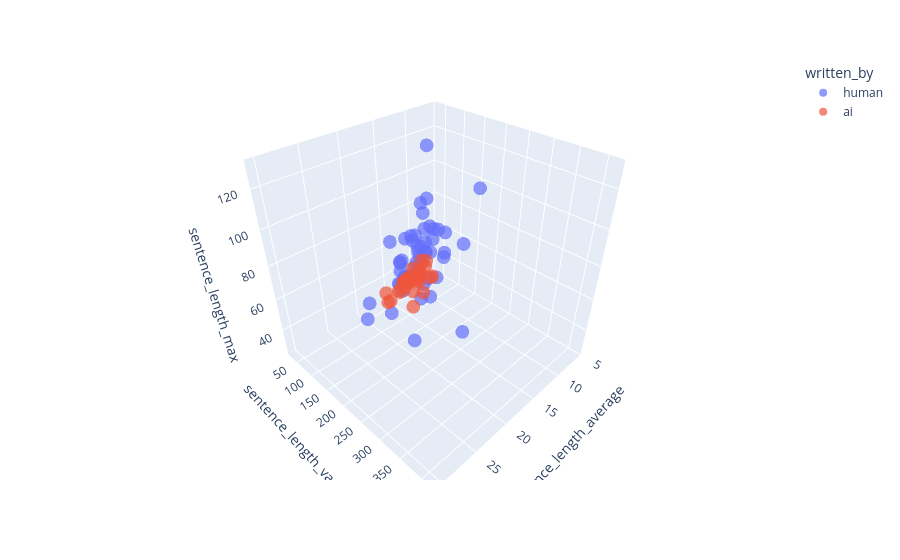

The notebook cell saved with this chart:
### Code cell
fig = px.scatter_3d(
    stories_df,
    "sentence_length_average",
    "sentence_length_variance",
    "sentence_length_max",
    color="written_by",
    opacity=0.7
)

fig.show()

### Figure 1 — Plotly figure (JSON) as saved in the notebook; plotly's stock layout.template omitted (floating-point values rounded to 4 significant figures)
{"data": [{"hovertemplate": "written_by=human<br>sentence_length_average=%{x}<br>sentence_length_variance=%{y}<br>sentence_length_max=%{z}<extra></extra>", "legendgroup": "human", "marker": {"color": "#636efa", "opacity": 0.7, "symbol": "circle"}, "mode": "markers", "name": "human", "scene": "scene", "showlegend": true, "type": "scatter3d", "x": [12.78, 16.69, 15.71, 14.7, 15.15, 14.39, 13.65, 15.47, 16.02, 13.68, 15.25, 14.84, 18.36, 22.2, 19.64, 14.42, 15.62, 18.05, 15.06, 11.7, 12.74, 27.84, 12.7, 27.07, 17.92, 5.701, 11.97, 17.28, 18.07, 15.71, 17.07, 17.1, 17.85, 17.89, 21.46, 14.59, 11.19, 30.29, 22.71, 17.63, 15.45, 18.76, 23.25, 18.76, 17.12, 16.02, 18.39, 16.55, 18.67, 16.99, 17.39], "y": [113.3, 165.4, 152.9, 125.8, 154.2, 154.8, 121.0, 148.3, 141.3, 131.1, 120.1, 143.5, 154.6, 251.1, 256.9, 101.0, 255.1, 201.0, 174.8, 61.72, 135.7, 336.7, 128.7, 415.3, 175.2, 60.71, 237.4, 200.5, 196.1, 212.2, 190.0, 192.9, 245.2, 226.3, 171.7, 151.0, 63.22, 281.8, 124.6, 120.4, 95.88, 144.5, 199.4, 165.8, 115.5, 151.7, 144.0, 110.3, 143.5, 105.9, 130.9], "z": [79, 49, 78, 70, 74, 88, 61, 102, 84, 68, 77, 95, 88, 103, 107, 76, 92, 91, 90, 45, 75, 81, 66, 97, 76, 40, 113, 57, 66, 82, 111, 67, 101, 74, 94, 130, 43, 89, 54, 54, 51, 74, 61, 68, 66, 73, 55, 66, 68, 51, 59]}, {"hovertemplate": "written_by=ai<br>sentence_length_average=%{x}<br>sentence_length_variance=%{y}<br>sentence_length_max=%{z}<extra></extra>", "legendgroup": "ai", "marker": {"color": "#EF553B", "opacity": 0.7, "symbol": "circle"}, "mode": "markers", "name": "ai", "scene": "scene", "showlegend": true, "type": "scatter3d", "x": [19.23, 13.43, 17.5, 12.61, 16.53, 18.68, 16.44, 14.72, 12.92, 12.66, 16.15, 14.36, 14.66, 12.94, 13.23, 9.382, 10.47, 10.18, 9.985, 9.156, 11.4, 12.8, 12.23, 13.52, 14.07, 12.92, 12.04, 15.33, 15.57, 15.94, 17.93, 13.52, 12.11], "y": [186.3, 38.34, 78.14, 45.35, 67.19, 96.42, 99.06, 78.75, 76.97, 54.88, 109.3, 104.1, 78.59, 131.3, 102.7, 37.0, 51.58, 31.72, 51.54, 31.2, 51.9, 55.12, 54.63, 87.99, 87.93, 82.02, 105.3, 145.2, 119.4, 152.6, 192.7, 126.1, 124.3], "z": [53, 28, 35, 30, 32, 47, 43, 43, 41, 35, 51, 50, 43, 50, 52, 26, 34, 31, 37, 26, 42, 38, 34, 35, 46, 42, 56, 68, 53, 61, 60, 58, 48]}], "layout": {"legend": {"title": {"text": "written_by"}, "tracegroupgap": 0}, "margin": {"t": 60}, "scene": {"domain": {"x": [0, 1], "y": [0, 1]}, "xaxis": {"title": {"text": "sentence_length_average"}}, "yaxis": {"title": {"text": "sentence_length_variance"}}, "zaxis": {"title": {"text": "sentence_length_max"}}}}}
